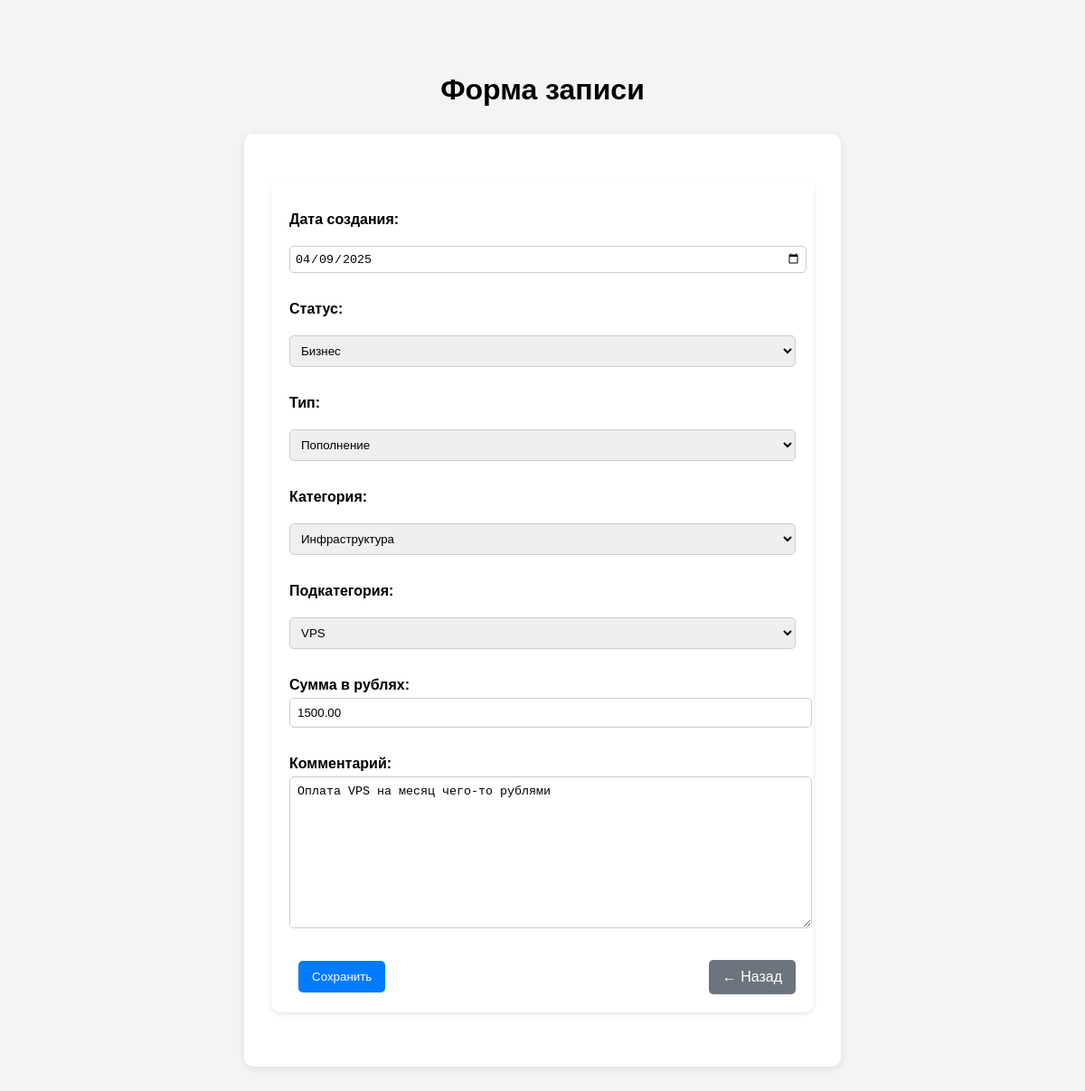
Page /edit/1/ on the committed database.
### DDSApp/models.py (models this page shows)
class DDSRecord(models.Model):
    created_at = models.DateField(default=now)
    status = models.ForeignKey(Status, on_delete=models.PROTECT)
    type = models.ForeignKey(Type, on_delete=models.PROTECT)
    category = models.ForeignKey(Category, on_delete=models.PROTECT)
    subcategory = models.ForeignKey(Subcategory, on_delete=models.PROTECT)
    amount = models.DecimalField(max_digits=10, decimal_places=2)
    comment = models.TextField(blank=True, null=True)
    class Meta:
        db_table = 'DDSRecord'

class Subcategory(models.Model):
    name = models.CharField(max_length=100)
    category = models.ForeignKey(Category, on_delete=models.CASCADE, related_name='subcategories')
    def __str__(self):
        return self.name
    class Meta:
        db_table = 'Subcategory'

### DDSApp/views.py (the view)
# urls.py: path('edit/<int:pk>/', views.record_edit, name='record_edit'),
def record_edit(request, pk):
    record = get_object_or_404(DDSRecord, pk=pk)
    if request.method == 'POST':
        form = DDSRecordForm(request.POST, instance=record)
        if form.is_valid():
            form.save()
            return redirect('record_list')
    else:
        form = DDSRecordForm(instance=record)
    return render(request, 'record_form.html', {'form': form})

### DDSApp/models.py (called while the page is built)
    def __str__(self):
        return self.name

    def __str__(self):
        return self.name

    def __str__(self):
        return self.name

### DDSApp/Templates/record_form.html (shortened to what this page needs)
{% load static %}
<!DOCTYPE html>
<html>
<head>
    <link rel="stylesheet" href="{% static 'css/record_list.css' %}">
    <link rel="stylesheet" href="{% static 'css/record_form.css' %}">
</head>
<body>
    <h1>Форма записи</h1>
    <div class="form-wrapper">
        <form method="post">
            {{ form.as_p }}
            <div class="button-group">
                <button type="submit">Сохранить</button>
                <a href="{% url 'record_list' %}">← Назад</a>
            </div>
        </form>
    </div>
</body>
</html>

### DDSApp/static/css/record_list.css (style rules this page uses)
body { font-family: Arial, sans-serif; margin: 30px; background-color: #f7f7f7; }
h1 { text-align: center; margin-bottom: 30px; }
form { background-color: #fff; padding: 20px; border-radius: 10px; box-shadow: 0 2px 5px rgba(0,0,0,0.1); margin-bottom: 30px; margin-top: 20px; }
.button-group { display: flex; gap: 10px; align-items: center; }
form label { margin-bottom: 5px; font-weight: bold; }
form select, form input[type="date"] { padding: 5px; border-radius: 5px; border: 1px solid #ccc; margin-top: 15px; }
form button, form a { padding: 8px 15px; background-color: #007bff; color: white; text-decoration: none; border: none; border-radius: 5px; cursor: pointer; margin-left: 10px; }
form a { background-color: #6c757d; }

### DDSApp/static/css/record_form.css (style rules this page uses)
body { font-family: sans-serif; background-color: #f4f4f4; padding: 30px; }
.form-wrapper { background-color: #fff; padding: 30px; max-width: 600px; margin: 0 auto; border-radius: 10px; box-shadow: 0 2px 8px rgba(0,0,0,0.1); }
h1 { text-align: center; margin-bottom: 30px; }
.button-group { display: flex; justify-content: space-between; gap: 10px; }
form a { display: inline-block; text-align: center; padding: 10px 15px; background-color: #6c757d; color: white; border-radius: 5px; text-decoration: none; }
form button { background-color: #007bff; color: white; padding: 10px 15px; border: none; border-radius: 5px; cursor: pointer; }
form label { display: block; margin-bottom: 5px; font-weight: bold; }
form input, form select, form textarea { width: 100%; padding: 8px; margin-bottom: 15px; border-radius: 5px; border: 1px solid #ccc; }

### rows in the picture
DDSRecord: created_at "04/09/2025", status "Бизнес", type "Пополнение", subcategory "VPS", amount "1500.00", comment "Оплата VPS на месяц чего-то рублями"
Subcategory: category "Инфраструктура"
